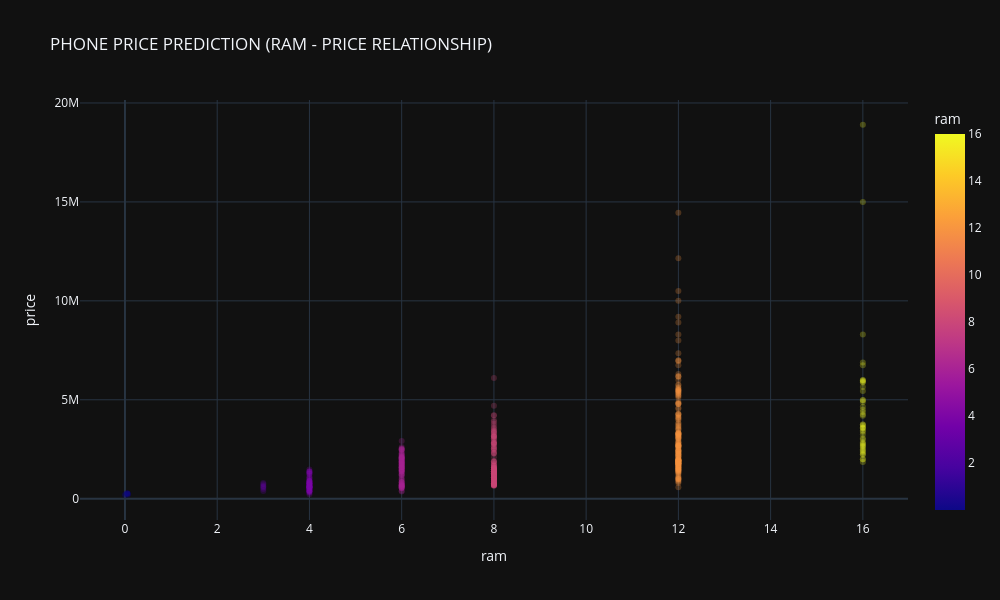

The notebook cell saved with this chart:
### Markdown cell above
visualization to assess the relationship of ram with the target variable Price

### Code cell
# scatter plot of ram and price
fig = px.scatter(phone_df, x='ram', y='price', opacity = 0.25, template = 'plotly_dark', 
                color='ram', hover_data=['ram', 'price'],title = 'PHONE PRICE PREDICTION (RAM - PRICE RELATIONSHIP)')
fig.update_layout(width=1000, height=600)
fig.show()

### Figure 1 — Plotly figure (JSON) as saved in the notebook; plotly's stock layout.template omitted (floating-point values rounded to 4 significant figures; data arrays with more than 128 entries replaced by an {"elided": "..."} marker saying what was removed)
{"data": [{"hovertemplate": "ram=%{marker.color}<br>price=%{y}<extra></extra>", "legendgroup": "", "marker": {"color": {"elided": "581 float values"}, "coloraxis": "coloraxis", "opacity": 0.25, "symbol": "circle"}, "mode": "markers", "name": "", "orientation": "v", "showlegend": false, "type": "scatter", "x": {"elided": "581 float values"}, "xaxis": "x", "y": {"elided": "581 int values"}, "yaxis": "y"}], "layout": {"coloraxis": {"colorbar": {"title": {"text": "ram"}}, "colorscale": [[0, "#0d0887"], [0.1111, "#46039f"], [0.2222, "#7201a8"], [0.3333, "#9c179e"], [0.4444, "#bd3786"], [0.5556, "#d8576b"], [0.6667, "#ed7953"], [0.7778, "#fb9f3a"], [0.8889, "#fdca26"], [1, "#f0f921"]]}, "height": 600, "legend": {"tracegroupgap": 0}, "title": {"text": "PHONE PRICE PREDICTION (RAM - PRICE RELATIONSHIP)"}, "width": 1000, "xaxis": {"anchor": "y", "domain": [0, 1], "title": {"text": "ram"}}, "yaxis": {"anchor": "x", "domain": [0, 1], "title": {"text": "price"}}}}
